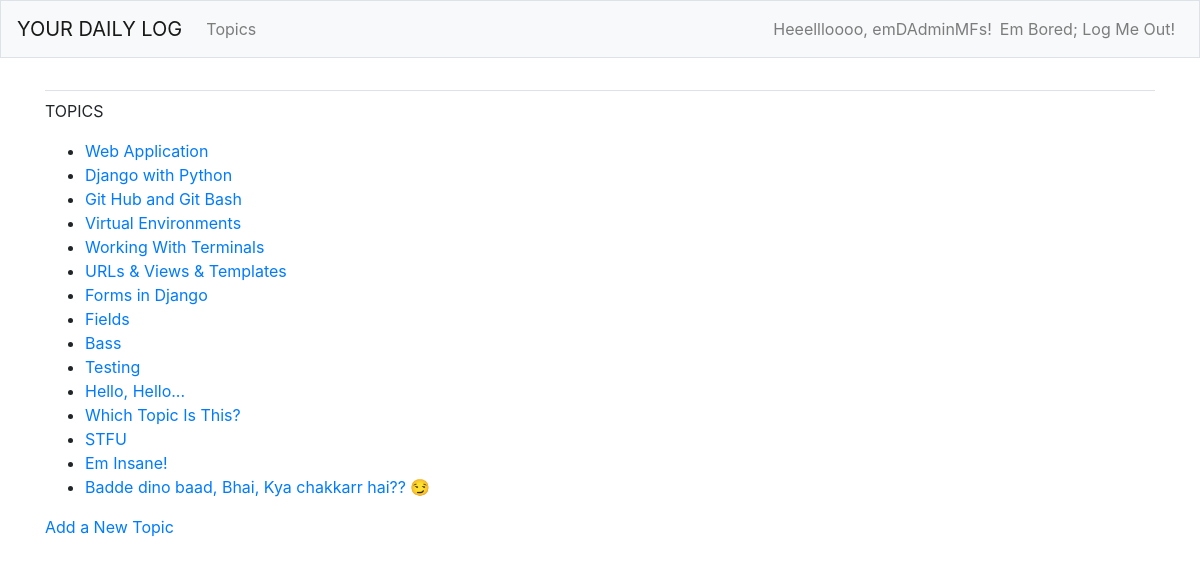
The app's page /topics/ (signed in) with its own data.
### YourDailyLog_App/models.py (models this page shows)
class Topic(models.Model):
    topicName = models.CharField(max_length=200)
    dateAndTime = models.DateTimeField(auto_now_add=True)
    owner = models.ForeignKey(User, on_delete=models.CASCADE)
    def __str__(self):
        return self.topicName

### YourDailyLog_App/views.py (the view)
# urls.py: path('topics/', views.topics, name="topics"),
@login_required # restrict access to certain pages to logged-in users
def topics(request):
    topicNames = Topic.objects.filter(owner=request.user).order_by(
                                                                   'dateAndTime'
                                                                  )
    context = {'topicNames': topicNames} # context is to be passed to the
    return render(request, "yourdailylog_app/topics.html", context)

### YourDailyLog_App/templates/yourdailylog_app/topics.html
{% extends "yourdailylog_app/base.html" %}
{% block content %}
  <p>TOPICS</p>
  <ul>
    {% for topic in topicNames %}
      <li>
        <a href="{% url 'YourDailyLog_App:topic' topic.id %}">
          {{ topic }}
        </a>
      </li>
    {% empty %}
      No topics have been added yet.
    {% endfor %}
  </ul>
  <a href="{% url 'YourDailyLog_App:new_topic' %}">Add a New Topic</a>
{% endblock content %}

### YourDailyLog_App/templates/yourdailylog_app/base.html (shortened to what this page needs)
{% load bootstrap4 %}
<!doctype html>
<html lang="en">
  <head>
    {% bootstrap_css %}
  </head>
  <body>
    <nav class="navbar navbar-expand-md navbar-light bg-light mb-4 border">
      <a class="navbar-brand" href="{% url 'YourDailyLog_App:index' %}">
        YOUR DAILY LOG
      </a>
      <div class="collapse navbar-collapse" id="navbarCollapse">
        <ul class="navbar-nav mr-auto">
          <li class="nav-item">
            <a class="nav-link" href="{% url 'YourDailyLog_App:topics' %}">
              Topics
            </a>
          </li>
        </ul>
        <ul class="navbar-nav ml-auto">
          {% if user.is_authenticated %}
            <li class="nav-item">
              <span class="navbar-text">
                Heeellloooo, {{ user.username }}!
              </span>
            </li>
            <li class="nav-item">
              <a class="nav-link" href="{% url 'Users:logout' %}">
                Em Bored; Log Me Out!
              </a>
            </li>
          {% endif %}
        </ul>
      </div>
    </nav>
    <main role ="main" class="container">
      <div class="pb-2 mb-2 border-bottom">
      </div>
      <div>
        {% block content %}{% endblock content %}
      </div>
    </main>
  </body>
</html>

### records on screen
Topic: topicName "Web Application"
Topic: topicName "Django with Python"
Topic: topicName "Git Hub and Git Bash"
Topic: topicName "Virtual Environments"
Topic: topicName "Working With Terminals"
Topic: topicName "URLs & Views & Templates"
Topic: topicName "Forms in Django"
Topic: topicName "Fields"
Topic: topicName "Bass"
Topic: topicName "Testing"
Topic: topicName "Hello, Hello..."
Topic: topicName "Which Topic Is This?"
Topic: topicName "STFU"
Topic: topicName "Em Insane!"
Topic: topicName "Badde dino baad, Bhai, Kya chakkarr hai?? 😏"

### other values on screen
{{ user.username }} "emDAdminMFs"
